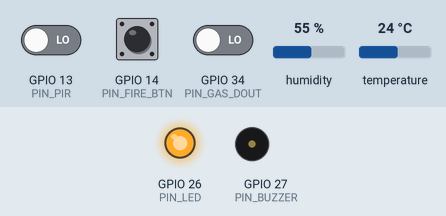
The sketch below on a simulated ESP32. Shown: output pins drawn as LEDs (lit = HIGH), buzzer (waves = sounding). Inputs (shaded band) come from the test bench; at power-on: GPIO 34 (PIN_GAS_DOUT) LOW, temperature 24 °C, GPIO 14 (PIN_FIRE_BTN) HIGH, GPIO 13 (PIN_PIR) LOW, humidity 55 %. WiFi joins after 1.5 s; servers stay silent unless stated; uploads are accepted with an empty reply; what the sketch prints to the serial monitor is not drawn.

Above: at 3.0 s.
3.1 s: GPIO 34 (PIN_GAS_DOUT) driven HIGH
At 3.7 s:
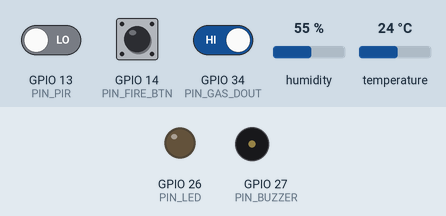
4.6 s: temperature set to 12.6 °C
6.1 s: temperature set to 11.3 °C
At 6.4 s:
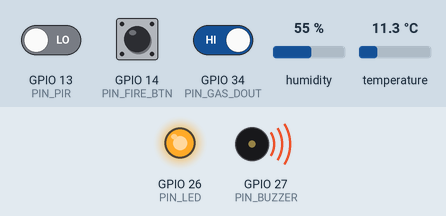
8.0 s: GPIO 14 (PIN_FIRE_BTN) pulled LOW for 3.2 s
Timing chart, 0 to 16.7 s (numbered marks = the images above; inputs shaded):
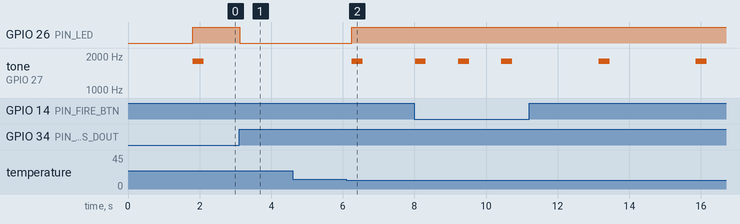

The sketch:

sketch.ino
```cpp
#include <WiFi.h>
#include <HTTPClient.h>
#include "DHTesp.h"

const char* WIFI_SSID = "Wokwi-GUEST";
const char* WIFI_PASSWORD = "";

String FIREBASE_DATABASE_URL =
  "https://realtimewokwi-default-rtdb.asia-southeast1.firebasedatabase.app";

const int PIN_DHT      = 15;
const int PIN_PIR      = 13;
const int PIN_GAS_DOUT = 34;
const int PIN_FIRE_BTN = 14;
const int PIN_LED      = 26;
const int PIN_BUZZER   = 27;

DHTesp dht;
HTTPClient http; // Giữ kết nối Keep-Alive liên tục tới Firebase (không đóng socket sau mỗi lần gửi!)

float highTempThreshold = 38.0;
float lowTempThreshold  = 12.0;

unsigned long lastAlertTime   = 0;
unsigned long lastDhtReadTime = 0;
const unsigned long ALERT_REPEAT_MS = 2500;

float cachedTemp = 25.0;
bool  hasValidTemp = false;

bool wasGasDanger      = false;
bool wasHighTempDanger = false;
bool wasLowTempDanger  = false;
bool wasPirDanger      = false;
bool isAlarmCurrentlyOn = false;

volatile bool fireButtonPressedFlag = false;
void IRAM_ATTR onFireButtonISR() {
  fireButtonPressedFlag = true;
}

void setHardwareAlarm(bool active) {
  if (active == isAlarmCurrentlyOn && !active) return;
  isAlarmCurrentlyOn = active;
  digitalWrite(PIN_LED, active ? HIGH : LOW);
  if (active) {
    tone(PIN_BUZZER, 1800, 300);
  } else {
    noTone(PIN_BUZZER);
  }
}

void syncThresholdsFromApp() {
  if (WiFi.status() != WL_CONNECTED) return;
  HTTPClient syncHttp;
  syncHttp.begin(FIREBASE_DATABASE_URL + "/settings/thresholds.json");
  int code = syncHttp.GET();
  if (code == 200) {
    String res = syncHttp.getString();
    int idxHigh = res.indexOf("\"highTempThreshold\":");
    if (idxHigh != -1) {
      float val = res.substring(idxHigh + 20).toFloat();
      if (val > 0) highTempThreshold = val;
    }
    int idxLow = res.indexOf("\"lowTempThreshold\":");
    if (idxLow != -1) {
      float val = res.substring(idxLow + 19).toFloat();
      if (val != 0) lowTempThreshold = val;
    }
  }
  syncHttp.end();
}

void sendAlertToFirebase(
  String type,
  String severity,
  String title,
  String body,
  String sensorValue
) {
  if (WiFi.status() != WL_CONNECTED) return;
  setHardwareAlarm(true);

  String eventId = "EVT-" + type + "-" + String(millis());
  String p = "{";
  p += "\"title\":\"" + title + "\",";
  p += "\"body\":\"" + body + "\",";
  p += "\"type\":\"" + type + "\",";
  p += "\"severity\":\"" + severity + "\",";
  p += "\"eventId\":\"" + eventId + "\",";
  p += "\"deviceId\":\"ESP32-WOKWI-01\",";
  p += "\"location\":\"Phòng Lab IoT\",";
  p += "\"sensorValue\":\"" + sensorValue + "\",";
  p += "\"calibrated\":\"true\",";
  p += "\"timestamp\":" + String(millis());
  p += "}";

  // Gửi trực tiếp trên kết nối Keep-Alive đang mở sẵn (KHÔNG gọi http.end() để giữ tốc độ tức thì!)
  http.addHeader("Content-Type", "application/json");
  int httpCode = http.POST(p);
  if (httpCode <= 0) {
    // Nếu socket hết hạn thì mở lại tự động
    http.end();
    http.setReuse(true);
    http.begin(FIREBASE_DATABASE_URL + "/alerts.json");
    http.addHeader("Content-Type", "application/json");
    httpCode = http.POST(p);
  }
  Serial.printf("⚡ [Wokwi -> Firebase] %s (%s) | HTTP %d\n", title.c_str(), sensorValue.c_str(), httpCode);
}

void setup() {
  Serial.begin(115200);
  pinMode(PIN_PIR, INPUT);
  pinMode(PIN_GAS_DOUT, INPUT);
  pinMode(PIN_FIRE_BTN, INPUT_PULLUP);
  pinMode(PIN_LED, OUTPUT);
  pinMode(PIN_BUZZER, OUTPUT);
  digitalWrite(PIN_LED, LOW);

  attachInterrupt(digitalPinToInterrupt(PIN_FIRE_BTN), onFireButtonISR, FALLING);
  dht.setup(PIN_DHT, DHTesp::DHT22);

  Serial.print("Dang ket noi WiFi Wokwi-GUEST");
  WiFi.begin(WIFI_SSID, WIFI_PASSWORD, 6);
  while (WiFi.status() != WL_CONNECTED) {
    delay(200);
    Serial.print(".");
  }
  Serial.println("\n✅ Da ket noi WiFi Wokwi!");

  // Đồng bộ ngưỡng 1 lần lúc khởi động
  syncThresholdsFromApp();

  // Mở sẵn đường ống Keep-Alive tới Firebase để khi bấm nút là bắn đi ngay lập tức!
  http.setReuse(true);
  http.begin(FIREBASE_DATABASE_URL + "/alerts.json");
  Serial.println("⚡ Duong truyen Keep-Alive da san sang (Phan hoi tuc thi)!");
}

void loop() {
  unsigned long now = millis();

  // 1. Nút nhấn Báo Cháy (Chân 14 - phản hồi tức thì)
  if (fireButtonPressedFlag || digitalRead(PIN_FIRE_BTN) == LOW) {
    fireButtonPressedFlag = false;
    if (now - lastAlertTime > 1000) {
      sendAlertToFirebase(
        "FIRE",
        "critical",
        "🔥 CẢNH BÁO CHÁY KHẨN CẤP!",
        "Nút báo cháy khẩn cấp (FIRE) trên mạch Wokwi vừa được kích hoạt!",
        "FLAME=DETECTED"
      );
      lastAlertTime = millis();
    }
    delay(25);
    return;
  }

  bool isGasDanger = (digitalRead(PIN_GAS_DOUT) == LOW);
  bool isPirDanger = (digitalRead(PIN_PIR) == HIGH);

  // Chỉ đọc DHT22 mỗi 250ms để vòng lặp loop() chạy cực nhanh 40 lần/giây
  if (now - lastDhtReadTime >= 250) {
    lastDhtReadTime = now;
    TempAndHumidity data = dht.getTempAndHumidity();
    if (!isnan(data.temperature)) {
      cachedTemp = data.temperature;
      hasValidTemp = true;
    }
  }

  bool isHighTempDanger = hasValidTemp && (cachedTemp >= highTempThreshold);
  bool isLowTempDanger  = hasValidTemp && (cachedTemp <= lowTempThreshold);

  // 2. Cảnh báo Khí Gas
  if (isGasDanger) {
    if (!wasGasDanger || (now - lastAlertTime >= ALERT_REPEAT_MS)) {
      wasGasDanger = true;
      sendAlertToFirebase(
        "GAS_LEAK",
        "critical",
        "⚠️ Cảnh báo rò rỉ khí Gas!",
        "Cảm biến khí Gas MQ-2 phát hiện nồng độ khí Gas vượt ngưỡng an toàn!",
        "GAS=DANGER"
      );
      lastAlertTime = millis();
    }
    delay(25);
    return;
  } else {
    wasGasDanger = false;
  }

  // 3. Cảnh báo Người lạ (PIR)
  if (isPirDanger) {
    if (!wasPirDanger || (now - lastAlertTime >= ALERT_REPEAT_MS)) {
      wasPirDanger = true;
      sendAlertToFirebase(
        "INTRUSION",
        "critical",
        "🛡️ Cảnh báo phát hiện người lạ!",
        "Cảm biến chuyển động PIR trên Wokwi phát hiện xâm nhập.",
        "PIR=MOTION"
      );
      lastAlertTime = millis();
    }
    delay(25);
    return;
  } else {
    wasPirDanger = false;
  }

  // 4. Cảnh báo Nhiệt độ cao
  if (isHighTempDanger) {
    if (!wasHighTempDanger || (now - lastAlertTime >= ALERT_REPEAT_MS)) {
      wasHighTempDanger = true;
      sendAlertToFirebase(
        "HIGH_TEMP",
        "warning",
        "🌡️ Cảnh báo nhiệt độ cao!",
        "Nhiệt độ tăng lên " + String(cachedTemp, 1) + "°C (Vượt ngưỡng " + String(highTempThreshold, 1) + "°C).",
        String(cachedTemp, 1) + "°C"
      );
      lastAlertTime = millis();
    }
    delay(25);
    return;
  } else {
    wasHighTempDanger = false;
  }

  // 5. Cảnh báo Nhiệt độ thấp
  if (isLowTempDanger) {
    if (!wasLowTempDanger || (now - lastAlertTime >= ALERT_REPEAT_MS)) {
      wasLowTempDanger = true;
      sendAlertToFirebase(
        "LOW_TEMP",
        "info",
        "❄️ Cảnh báo nhiệt độ thấp!",
        "Nhiệt độ hạ xuống " + String(cachedTemp, 1) + "°C (Dưới ngưỡng " + String(lowTempThreshold, 1) + "°C).",
        String(cachedTemp, 1) + "°C"
      );
      lastAlertTime = millis();
    }
    delay(25);
    return;
  } else {
    wasLowTempDanger = false;
  }

  setHardwareAlarm(false);
  delay(25);
}
```

Measured:
- the behaviour switches between 12.1 and 12 °C on temperature (found by bisection; images 1 and 2)
- after the input at 3.1 s, GPIO 26 (PIN_LED): HIGH → LOW at once; tone on GPIO 27 (PIN_BUZZER): stays silent (without the input it goes to 1800 Hz after 1.4 s)
- after the input at 4.6 s, every drawn part: stays the same
- after the input at 6.1 s, GPIO 26 (PIN_LED): LOW → HIGH after 0.15 s; tone on GPIO 27 (PIN_BUZZER): silent → 1800 Hz after 0.15 s, → silent 0.30 s later
